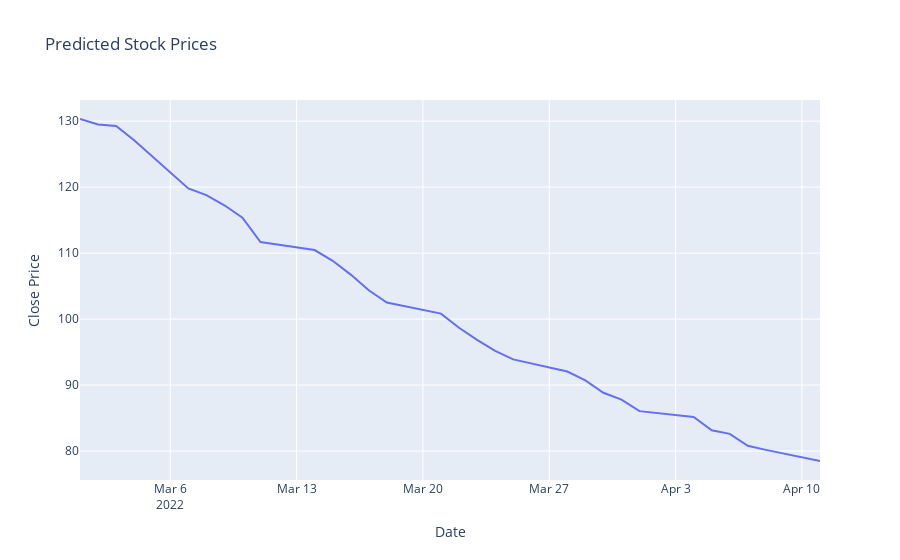

Notebook source saved alongside this figure:
### Code cell
import pandas as pd
import numpy as np
#import math
import datetime as dt
from pandas.tseries.offsets import DateOffset

from sklearn.metrics import mean_squared_error, mean_absolute_error, explained_variance_score, r2_score 
from sklearn.metrics import mean_poisson_deviance, mean_gamma_deviance, accuracy_score
from sklearn.preprocessing import MinMaxScaler

from itertools import cycle
import plotly.graph_objects as go
import plotly.express as px
from plotly.subplots import make_subplots

#import seaborn as sns 
import matplotlib.pyplot as plt 
#from colorama import Fore

df = pd.read_csv('./data/AAPL.csv')
#training_set = df.iloc[:1007, 1:2].values
#test_set = df.iloc[1007:, 1:2].values
df1 = df.rename(columns={'Date': 'date','Open':'open','High':'high','Low':'low','Close':'close',
                                'Adj Close':'adj_close','Volume':'volume'})
df1.head(5)
closedf = df1[['date','close']]
# print("Shape of close dataframe:", closedf.shape)
closedf = closedf[closedf['date'] > '2020-09-13']
close_stock = closedf.copy()
del closedf['date']
scaler=MinMaxScaler(feature_range=(0,1))
closedf=scaler.fit_transform(np.array(closedf).reshape(-1,1))
# print(closedf.shape)
training_size=int(len(closedf)*0.70)
test_size=len(closedf)-training_size
train_data,test_data=closedf[0:training_size,:],closedf[training_size:len(closedf),:1]
# print("train_data: ", train_data.shape)
# print("test_data: ", test_data.shape)
# fig, ax = plt.subplots(figsize=(15, 6))
# sns.lineplot(x = close_stock['date'][:255], y = close_stock['close'][:255], color = 'black')
# sns.lineplot(x = close_stock['date'][255:], y = close_stock['close'][255:], color = 'red')

# Formatting
#ax.set_title('Train & Test data', fontsize = 20, loc='center', fontdict=dict(weight='bold'))
#ax.set_xlabel('Date', fontsize = 16, fontdict=dict(weight='bold'))
#ax.set_ylabel('Weekly Sales', fontsize = 16, fontdict=dict(weight='bold'))
#plt.tick_params(axis='y', which='major', labelsize=16)
#plt.tick_params(axis='x', which='major', labelsize=16)
#plt.legend(loc='upper right' ,labels = ('train', 'test'))
# convert an array of values into a dataset matrix
def create_dataset(dataset, time_step=1):
    dataX, dataY = [], []
    for i in range(len(dataset)-time_step-1):
        a = dataset[i:(i+time_step), 0]   ###i=0, 0,1,2,3-----99   100 
        dataX.append(a)
        dataY.append(dataset[i + time_step, 0])
    return np.array(dataX), np.array(dataY)
time_step = 15
X_train, y_train = create_dataset(train_data, time_step)
X_test, y_test = create_dataset(test_data, time_step)

# print("X_train: ", X_train.shape)
# print("y_train: ", y_train.shape)
# print("X_test: ", X_test.shape)
# print("y_test", y_test.shape)

#!pip install xgboost
from xgboost import XGBRegressor
my_model = XGBRegressor(n_estimators=1000)
my_model.fit(X_train, y_train, verbose=False)
predictions = my_model.predict(X_test)
#print("Mean Absolute Error - MAE : " + str(mean_absolute_error(y_test, predictions)))
#print("Root Mean squared Error - RMSE : " + str(math.sqrt(mean_squared_error(y_test, predictions))))
train_predict=my_model.predict(X_train)
test_predict=my_model.predict(X_test)

train_predict = train_predict.reshape(-1,1)
test_predict = test_predict.reshape(-1,1)

print("Train data prediction:", train_predict.shape)
print("Test data prediction:", test_predict.shape)
# Transform back to original form

train_predict = scaler.inverse_transform(train_predict)
test_predict = scaler.inverse_transform(test_predict)
original_ytrain = scaler.inverse_transform(y_train.reshape(-1,1)) 
original_ytest = scaler.inverse_transform(y_test.reshape(-1,1)) 
# shift train predictions for plotting

look_back=time_step
trainPredictPlot = np.empty_like(closedf)
trainPredictPlot[:, :] = np.nan
trainPredictPlot[look_back:len(train_predict)+look_back, :] = train_predict
#print("Train predicted data: ", trainPredictPlot.shape)

# shift test predictions for plotting
testPredictPlot = np.empty_like(closedf)
testPredictPlot[:, :] = np.nan
testPredictPlot[len(train_predict)+(look_back*2)+1:len(closedf)-1, :] = test_predict
##print("Test predicted data: ", testPredictPlot.shape)

names = cycle(['Original close price','Train predicted close price','Test predicted close price'])

plotdf = pd.DataFrame({'date': close_stock['date'],
                       'original_close': close_stock['close'],
                      'train_predicted_close': trainPredictPlot.reshape(1,-1)[0].tolist(),
                      'test_predicted_close': testPredictPlot.reshape(1,-1)[0].tolist()})

# fig = px.line(plotdf,x=plotdf['date'], y=[plotdf['original_close'],plotdf['train_predicted_close'],
#                                           plotdf['test_predicted_close']],
#               labels={'value':'Close price','date': 'Date'})
# fig.update_layout(title_text='Comparision between original close price vs predicted close price',
#                   plot_bgcolor='white', font_size=15, font_color='black',legend_title_text='Close Price')
# fig.for_each_trace(lambda t:  t.update(name = next(names)))

# fig.update_xaxes(showgrid=False)
# fig.update_yaxes(showgrid=False)
# fig.show()

x_input=test_data[len(test_data)-time_step:].reshape(1,-1)
temp_input=list(x_input)
temp_input=temp_input[0].tolist()

from numpy import array

lst_output=[]
n_steps=time_step
i=0
pred_days = 30
while(i<pred_days):
    
    if(len(temp_input)>time_step):
        
        x_input=np.array(temp_input[1:])
        #print("{} day input {}".format(i,x_input))
        x_input=x_input.reshape(1,-1)
        
        yhat = my_model.predict(x_input)
        #print("{} day output {}".format(i,yhat))
        temp_input.extend(yhat.tolist())
        temp_input=temp_input[1:]
       
        lst_output.extend(yhat.tolist())
        i=i+1
        
    else:
        yhat = my_model.predict(x_input)
        
        temp_input.extend(yhat.tolist())
        lst_output.extend(yhat.tolist())
        
        i=i+1
        
#print("Output of predicted next days: ", len(lst_output))
last_days=np.arange(1,time_step+1)
day_pred=np.arange(time_step+1,time_step+pred_days+1)
# print(last_days)
# print(day_pred)
temp_mat = np.empty((len(last_days)+pred_days+1,1))
temp_mat[:] = np.nan
temp_mat = temp_mat.reshape(1,-1).tolist()[0]

last_original_days_value = temp_mat
next_predicted_days_value = temp_mat

last_original_days_value[0:time_step+1] = scaler.inverse_transform(closedf[len(closedf)-time_step:]).reshape(1,-1).tolist()[0]
next_predicted_days_value[time_step+1:] = scaler.inverse_transform(np.array(lst_output).reshape(-1,1)).reshape(1,-1).tolist()[0]

new_pred_plot = pd.DataFrame({
    'last_original_days_value':last_original_days_value,
    'next_predicted_days_value':next_predicted_days_value
})

names = cycle(['Last 15 days close price','Predicted next 10 days close price'])

# fig = px.line(new_pred_plot,x=new_pred_plot.index, y=[new_pred_plot['last_original_days_value'],
#                                                       new_pred_plot['next_predicted_days_value']],
#               labels={'value': 'Close price','index': 'Timestamp'})
# fig.update_layout(title_text='Compare last 15 days vs next 10 days',
#                   plot_bgcolor='white', font_size=15, font_color='black',legend_title_text='Close Price')
# fig.for_each_trace(lambda t:  t.update(name = next(names)))
# fig.update_xaxes(showgrid=False)
# fig.update_yaxes(showgrid=False)
# fig.show()
plotdf = pd.DataFrame({'date': close_stock['date'],
                       'original_close': close_stock['close'],
                      'train_predicted_close': trainPredictPlot.reshape(1,-1)[0].tolist(),
                      'test_predicted_close': testPredictPlot.reshape(1,-1)[0].tolist()})

# fig = px.line(plotdf,x=plotdf['date'], y=[plotdf['original_close'],plotdf['train_predicted_close'],
#                                           plotdf['test_predicted_close']],
#               labels={'value':'Close price','date': 'Date'})
# fig.update_layout(title_text='Comparision between original close price vs predicted close price',
#                   plot_bgcolor='white', font_size=15, font_color='black',legend_title_text='Close Price')
# fig.for_each_trace(lambda t:  t.update(name = next(names)))

# fig.update_xaxes(showgrid=False)
# fig.update_yaxes(showgrid=False)
# fig.show()

my_model=closedf.tolist()
my_model.extend((np.array(lst_output).reshape(-1,1)).tolist())
my_model=scaler.inverse_transform(my_model).reshape(1,-1).tolist()[0]

names = cycle(['Close Price'])

# fig = px.line(my_model,x=plotdf['date'],labels={'value': 'Close price','index': 'Date'})
# fig.update_layout(title_text='Plotting whole closing price with prediction',
#                   plot_bgcolor='white', font_size=15, font_color='black',legend_title_text='Stock')
# fig.for_each_trace(lambda t:  t.update(name = next(names)))
# fig.update_xaxes(showgrid=False)
# fig.update_yaxes(showgrid=False)
# fig.show()

# Number of previous days' data used for prediction
n_input = 60

# Get the last `n_input` days from the training data set
last_days = training_set_scaled[-n_input:]

# Reshape to match the input shape of the model
last_days_scaled = np.reshape(last_days, (1, n_input, 1))

# Number of future days to predict
n_future = 30  # e.g. predict the next month

# List to hold the predictions
predictions = []

for _ in range(n_future):
    # Predict the next day
    predicted_value = model.predict(last_days_scaled)
    
    # Reshape predicted_value to match the dimensions of last_days_scaled
    predicted_value = np.reshape(predicted_value, (1, 1, 1))
    
    # Append the predicted value to the list of predictions
    predictions.append(sc.inverse_transform(predicted_value[0, 0, 0].reshape(-1, 1))[0][0])    # Append the predicted value to the last_days_scaled and remove the first value
    last_days_scaled = np.append(last_days_scaled[:, 1:, :], predicted_value, axis=1)

# Create a DataFrame with the future dates and predicted prices
future_dates = pd.date_range(start='2022-03-01', periods=n_future, freq='B')  # Adjust the start date as needed
predicted_prices = np.array(predictions)

prediction_df = pd.DataFrame(data={'Date': future_dates, 'Predicted Close': predicted_prices})

print(prediction_df)
# Create a trace for the predicted prices
trace1 = go.Scatter(
    x=prediction_df['Date'],
    y=prediction_df['Predicted Close'],
    mode='lines',
    name='Predicted Close'
)

data = [trace1]

layout = go.Layout(
    title="Predicted Stock Prices",
    xaxis={'title': "Date"},
    yaxis={'title': "Close Price"}
)

fig = go.Figure(data=data, layout=layout)

fig.show()

### Figure 1 — Plotly figure (JSON) as saved in the notebook; plotly's stock layout.template omitted (floating-point values rounded to 4 significant figures)
{"data": [{"mode": "lines", "name": "Predicted Close", "type": "scatter", "x": ["2022-03-01T00:00:00", "2022-03-02T00:00:00", "2022-03-03T00:00:00", "2022-03-04T00:00:00", "2022-03-07T00:00:00", "2022-03-08T00:00:00", "2022-03-09T00:00:00", "2022-03-10T00:00:00", "2022-03-11T00:00:00", "2022-03-14T00:00:00", "2022-03-15T00:00:00", "2022-03-16T00:00:00", "2022-03-17T00:00:00", "2022-03-18T00:00:00", "2022-03-21T00:00:00", "2022-03-22T00:00:00", "2022-03-23T00:00:00", "2022-03-24T00:00:00", "2022-03-25T00:00:00", "2022-03-28T00:00:00", "2022-03-29T00:00:00", "2022-03-30T00:00:00", "2022-03-31T00:00:00", "2022-04-01T00:00:00", "2022-04-04T00:00:00", "2022-04-05T00:00:00", "2022-04-06T00:00:00", "2022-04-07T00:00:00", "2022-04-08T00:00:00", "2022-04-11T00:00:00"], "y": [130.3, 129.5, 129.3, 127.1, 119.8, 118.8, 117.3, 115.4, 111.7, 110.5, 108.8, 106.7, 104.4, 102.5, 100.8, 98.69, 96.85, 95.19, 93.9, 92.05, 90.7, 88.84, 87.79, 86.05, 85.18, 83.16, 82.6, 80.79, 80.18, 78.49]}], "layout": {"title": {"text": "Predicted Stock Prices"}, "xaxis": {"title": {"text": "Date"}}, "yaxis": {"title": {"text": "Close Price"}}}}
